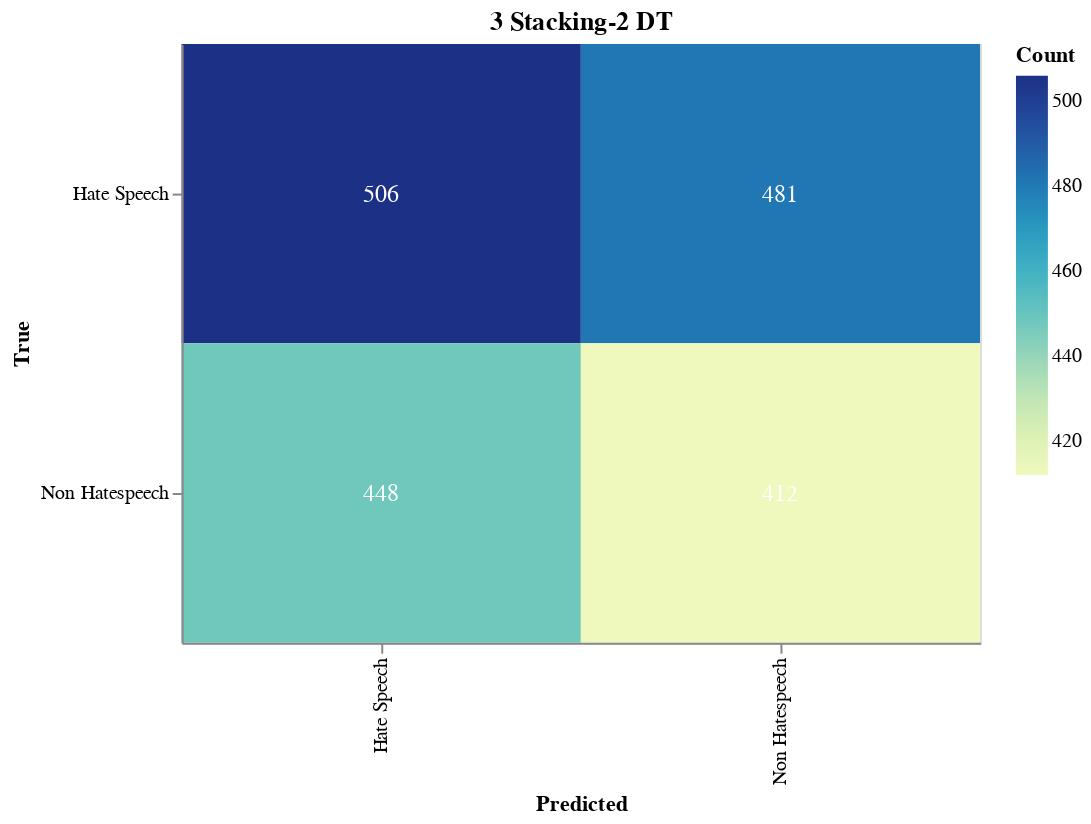

Notebook cell for this chart:
### Markdown cell above
#### Save Confusion Matrix

### Code cell
import altair as alt
import altair_saver
import pandas as pd
from sklearn.metrics import confusion_matrix

# Calculate the confusion matrix
cm = confusion_matrix(true_labels, adjusted_predictions)

# Define class names
class_names = ['Hate Speech', 'Non Hatespeech']

# Convert confusion matrix to DataFrame
cm_df = pd.DataFrame(cm, index=class_names, columns=class_names).reset_index().melt(id_vars='index')
cm_df.columns = ['True', 'Predicted', 'Count']

# Ensure the order of categories
cm_df['True'] = pd.Categorical(cm_df['True'], categories=class_names, ordered=True)
cm_df['Predicted'] = pd.Categorical(cm_df['Predicted'], categories=class_names, ordered=True)

# Create the Altair plot
heatmap = alt.Chart(cm_df).mark_rect().encode(
    x=alt.X('Predicted:O', sort=class_names),
    y=alt.Y('True:O', sort=class_names),
    color='Count:Q',
    tooltip=['True', 'Predicted', 'Count']
).properties(
    width=400,
    height=300,
    title='3 Stacking-2 DT'
)

# Add text labels
text = heatmap.mark_text(
    align='center',
    baseline='middle',
    fontSize=12
).encode(
    text='Count:Q',
    color=alt.condition(
        alt.datum.Count > cm.max() / 2,
        alt.value('white'),
        alt.value('black')
    )
)

# Combine heatmap and text
final_chart = heatmap + text

# Display the plot
final_chart.show()

### Figure 1 — Vega-Lite specification as saved in the notebook (floating-point values rounded to 4 significant figures)
{"config": {"view": {"continuousWidth": 300, "continuousHeight": 300}}, "layer": [{"mark": {"type": "rect"}, "encoding": {"color": {"field": "Count", "type": "quantitative"}, "tooltip": [{"field": "True", "type": "ordinal"}, {"field": "Predicted", "type": "ordinal"}, {"field": "Count", "type": "quantitative"}], "x": {"field": "Predicted", "sort": ["Hate Speech", "Non Hatespeech"], "type": "ordinal"}, "y": {"field": "True", "sort": ["Hate Speech", "Non Hatespeech"], "type": "ordinal"}}, "title": "3 Stacking-2 DT"}, {"mark": {"type": "text", "align": "center", "baseline": "middle", "fontSize": 12}, "encoding": {"color": {"condition": {"test": "(datum.Count > 253.0)", "value": "white"}, "value": "black"}, "text": {"field": "Count", "type": "quantitative"}, "tooltip": [{"field": "True", "type": "ordinal"}, {"field": "Predicted", "type": "ordinal"}, {"field": "Count", "type": "quantitative"}], "x": {"field": "Predicted", "sort": ["Hate Speech", "Non Hatespeech"], "type": "ordinal"}, "y": {"field": "True", "sort": ["Hate Speech", "Non Hatespeech"], "type": "ordinal"}}, "title": "3 Stacking-2 DT"}], "data": {"name": "data-c9a40b43f8bb0f3f013f1ce8819fd7c9"}, "height": 300, "width": 400, "$schema": "https://vega.github.io/schema/vega-lite/v5.17.0.json", "datasets": {"data-c9a40b43f8bb0f3f013f1ce8819fd7c9": [{"True": "Hate Speech", "Predicted": "Hate Speech", "Count": 506}, {"True": "Non Hatespeech", "Predicted": "Hate Speech", "Count": 448}, {"True": "Hate Speech", "Predicted": "Non Hatespeech", "Count": 481}, {"True": "Non Hatespeech", "Predicted": "Non Hatespeech", "Count": 412}]}}
